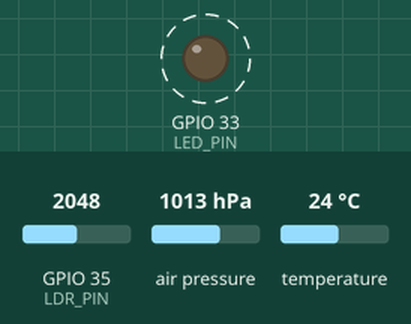
The sketch below on a simulated ESP32. Shown: output pins drawn as LEDs (lit = HIGH). Dashed ring = blinking. Inputs (shaded band) come from the test bench; at power-on: GPIO 35 (LDR_PIN) = 2048, air pressure 1013 hPa, temperature 24 °C. Storage starts empty; what the sketch prints to the serial monitor is not drawn.

Above: at 0.2 s.
Timing chart, 0 to 3.0 s (numbered marks = the images above):
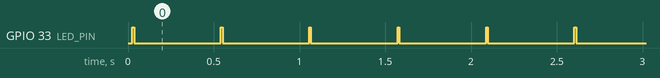

Measured:
- by itself, GPIO 33 (LED_PIN): alternates HIGH for 0.01 s and LOW for 0.51 s

The sketch:

data_logger_sd.ino
```cpp
#include "FS.h"
#include "SD.h"
#include "SPI.h"
#include <Adafruit_BMP085.h>

// Registramos la información del sensor barometrico y LDR.
#define LED_PIN 33
#define LDR_PIN 35

File readings; // Creamos el objeto readings.
Adafruit_BMP085 bmp; // Creamos el objeto bmp.

char payload[80]; // Payload donde guardamos las lecturas.

void setup() {
  pinMode(LED_PIN, OUTPUT);
  Serial.begin(115200);
  bmp.begin(); // Inicializamos el sensor por default está en la dirección 0x77.
  //Montarlo. Si falla, manda mensaje de error
  if(!SD.begin()){
    Serial.println("Card Mount Failed");
    return;
  }
}

void loop() {

  // Creamos la variables donde guardaremos las lecturas de nuestros sensores.
  float pressure = bmp.readPressure();
  float temperature = bmp.readTemperature();
  int luminosity = analogRead(LDR_PIN);

  // Guardamos en el payload las lecturas de los sensores.
  sprintf(payload,"%6.2f,%3.2f,%d", pressure, temperature, luminosity);

  digitalWrite(LED_PIN,HIGH);
    readings = SD.open("/lecturas_sensor.csv", FILE_APPEND);
    readings.println(payload);
    readings.close();
    Serial.println(payload);
  digitalWrite(LED_PIN,LOW);

  delay(500); // Introducimos un retraso de 500 ms entre cada lectura.

}
```
